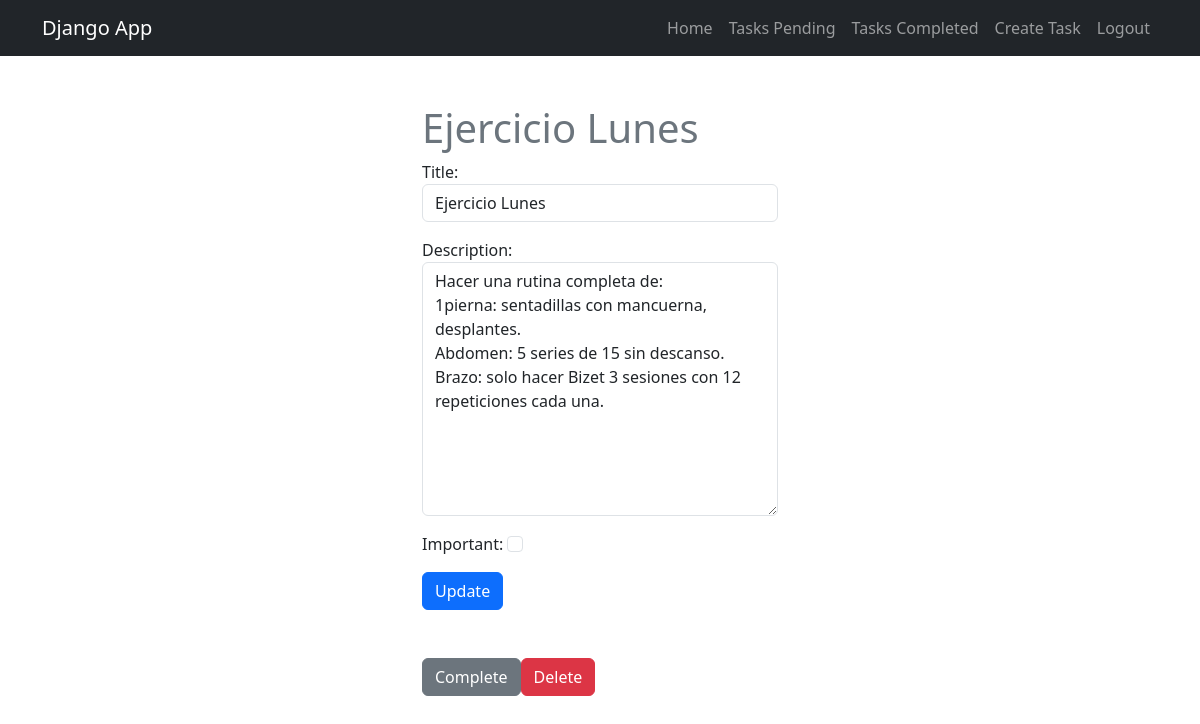
The app's page /tasks/16 (signed in) with its own data.
### tasks/models.py (models this page shows, shortened)
class Task(models.Model):
    title = models.CharField(max_length=200)
    description = models.TextField(blank=True)
    created = models.DateTimeField(auto_now_add=True)
    datecompleted = models.DateTimeField(null=True, blank=True) #blanck=True indica que es opcional solo el admin y no en la base de datos
    important = models.BooleanField(default=False)
    user = models.ForeignKey(User, on_delete=models.CASCADE) #elimina datos en cascada

### tasks/views.py (the view, shortened to what this page needs)
# urls.py: path('tasks/<int:task_id>', views.task_detail, name='task_detail'),
@login_required
def task_detail(request, task_id):
    if request.method == 'GET':
        task = get_object_or_404(Task, pk=task_id, user=request.user)
        form = TaskForm(instance=task)
        return render(request, 'task_detail.html',{'task':task, 'form':form})

### tasks/forms.py
class TaskForm(forms.ModelForm):
    class Meta:
        model = Task
        fields = ['title','description','important']
        widgets = {
            'title': forms.TextInput(attrs={'class':'form-control', 'placeholder':'Write a title'}),
            'description': forms.Textarea(attrs={'class':'form-control','placeholder':'Write a description'}),
            'important': forms.CheckboxInput(attrs={'class':'form-check-input'})
        }

### tasks/templates/task_detail.html (shortened to what this page needs)
{% extends "base.html" %}
{% block content  %}
<main class="container py-5">
    <div class="row">
        <div class="col-md-4 offset-md-4">
            <h1 class="text-secondary">{{task.title}}</h1>
            <form method="POST">
                {{form.as_p}}
                <button class="btn btn-primary ">Update</button>
            </form>
            <div class="mt-5 d-flex">
                <form action='{% url "complete_task" task.id %}' method="POST">
                    <button class="btn btn-secondary">Complete</button>
                </form>
                <form action='{% url "delete_task" task.id %}' method="POST">
                    <button class="btn btn-danger">Delete</button>
                </form>
            </div>
        </div>
    </div>
</main>
{% endblock  %}

### records on screen
Task: title "Ejercicio Lunes", description "Hacer una rutina completa de: 1pierna: sentadillas con mancuerna, desplantes. Abdomen: 5 series de 15 sin descanso. Brazo: solo hacer Bizet 3 sesiones con 12 repeticiones cada una."
